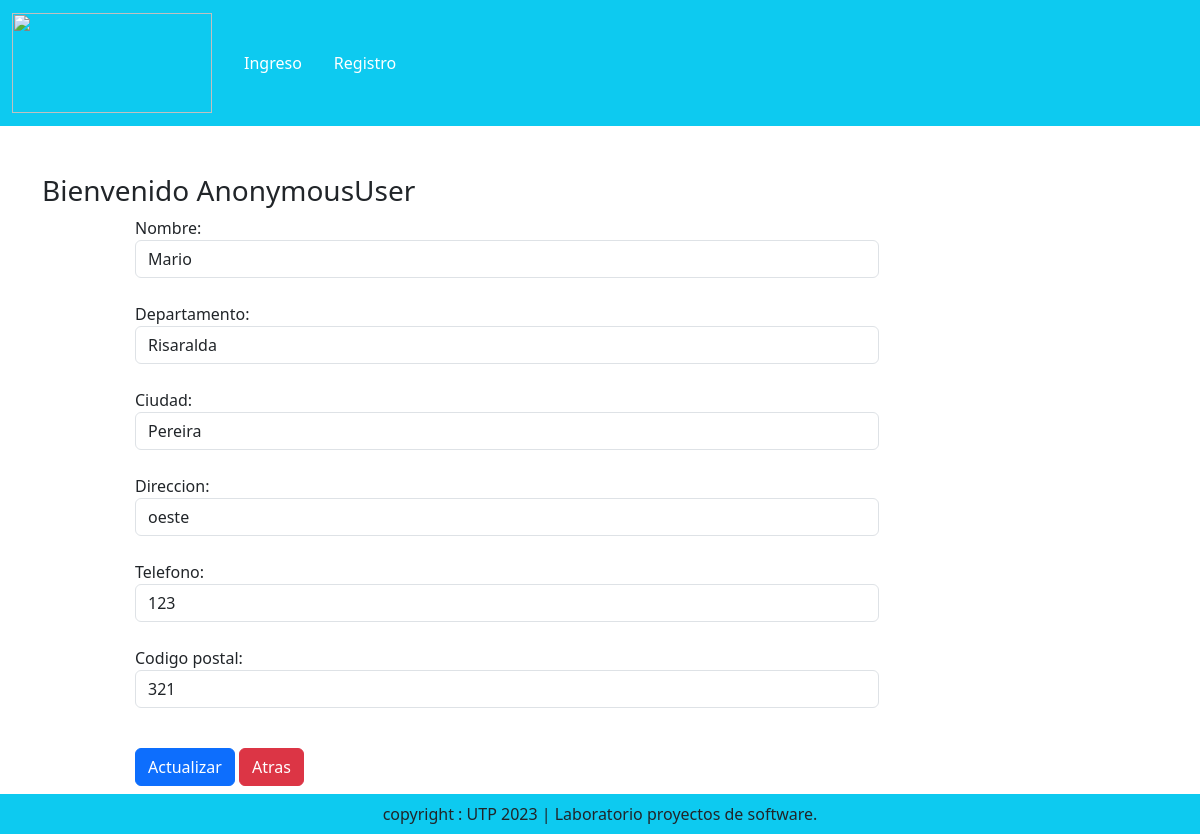
Screenshot of /updateAddress/1 with the database file from the repository.
### app/models.py (models this page shows, shortened)
class Customer(models.Model):
    usuario = models.ForeignKey(User,on_delete=models.CASCADE) #user
    nombre = models.CharField(max_length=200) #name
    departamento = models.CharField(choices=STATE_CHOICES,max_length=100)  #state
    ciudad = models.CharField(max_length=50) #city
    direccion = models.CharField(max_length=200) #locality
    telefono = models.IntegerField(default=0) #mobile
    codigo_postal = models.IntegerField()   #zipcode

### app/views.py (the view, shortened to what this page needs)
# urls.py: path('updateAddress/<int:pk>',views.updateAddress.as_view(), name = 'updateAddress'),
class updateAddress(View):
    def get(self,request,pk):
        add= Customer.objects.get(pk=pk)
        form = CustomerProfileForm(instance=add )
        return render(request, 'app/updateAddress.html', locals())

### app/forms.py
class CustomerProfileForm(forms.ModelForm):
    class Meta:
        model = Customer
        fields = ['nombre','departamento','ciudad','direccion','telefono','codigo_postal']
        widgets = {
            'nombre': forms.TextInput(attrs={'class': 'form-control'}),
            'departamento': forms.Select(attrs={'class': 'form-control'}),
            'ciudad': forms.TextInput(attrs={'class': 'form-control'}),
            'direccion': forms.TextInput(attrs={'class': 'form-control'}),
            'telefono': forms.NumberInput(attrs={'class': 'form-control'}),
            'codigo_postal': forms.NumberInput(attrs={'class': 'form-control'}),
        }

### app/templates/app/updateAddress.html (shortened to what this page needs)
{% extends 'app/base.html' %}
{% load static %}
{% block main-content %}
<div class = "container my-5">
    <div class = "row">
        <h3> Bienvenido <span class="text-capitalize">{{request.user}}</span></h3>
    </div>
    <div class = "col-sm-8 offset-sm-1">
        <form action ="" method="post">
            {% for fm in form %}
            {{fm.label_tag}}{{fm}}
            <small class="text-danger"> {{fm.errors|striptags}}</small><br>
            {% endfor %}
            <div class="col-12 mt-3">
                <button type="submit" class="btn btn-primary">Actualizar</button>
                <a href="{% url 'address' %}" type ='button' class='btn btn-danger'> Atras </a>
            </div>
        </form>
    </div>
</div>
{%endblock main-content%}

### rows the page displays
Customer: form "Mario" "Risaralda" "Pereira" "oeste" "123" "321"

### other values shown
{{ request.user }} "AnonymousUser"
{{ fm.label_tag }} "Nombre:" "Departamento:" "Ciudad:" "Direccion:" "Telefono:" "Codigo postal:"
